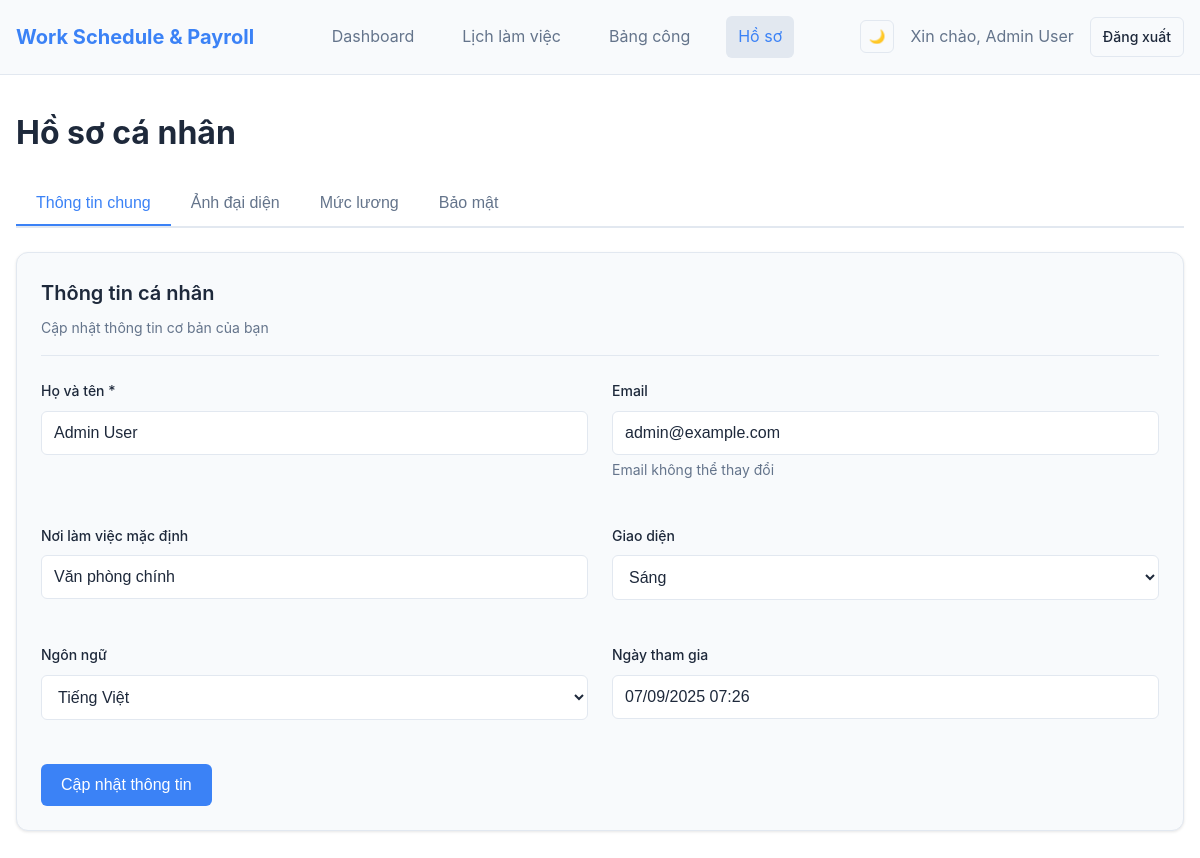
The app's page /profile.php (signed in) with its own data.
### tables this page shows
CREATE TABLE users (
    id INT AUTO_INCREMENT PRIMARY KEY,
    name VARCHAR(100) NOT NULL,
    email VARCHAR(255) NOT NULL UNIQUE,
    password_hash VARCHAR(255) NOT NULL,
    hourly_rate DECIMAL(12,2) DEFAULT 0.00,
    workplace_default VARCHAR(255) DEFAULT '',
    theme ENUM('light', 'dark') DEFAULT 'light',
    locale VARCHAR(10) DEFAULT 'vi-VN',
    role ENUM('user', 'admin') DEFAULT 'user',
    avatar VARCHAR(255) DEFAULT NULL,
    created_at TIMESTAMP DEFAULT CURRENT_TIMESTAMP,
    updated_at TIMESTAMP DEFAULT CURRENT_TIMESTAMP ON UPDATE CURRENT_TIMESTAMP,
    INDEX idx_email (email),
    INDEX idx_created_at (created_at)
);

### public_html/config/auth_middleware.php (called while the page is built, shortened)
<?php
function getCurrentUser() {
    try {
        $pdo = getDB();
        $stmt = $pdo->prepare("SELECT * FROM users WHERE id = ?");
        $stmt->execute([getCurrentUserId()]);
        return $stmt->fetch();
    } catch (Exception $e) {
        error_log("Error getting current user: " . $e->getMessage());
        return null;
    }
}
?>

### public_html/config/db.php (called while the page is built, shortened)
<?php
function getCurrentUserId() {
    return $_SESSION['user_id'] ?? null;
}
?>

### public_html/profile.php (the view, shortened to what this page needs)
<?php
require_once 'config/db.php';
require_once 'config/auth_middleware.php';
$user = getCurrentUser();
?>
<!DOCTYPE html>
<html lang="vi">
<head>
    <link rel="stylesheet" href="assets/css/style.css">
</head>
<body data-theme="<?= htmlspecialchars($user['theme']) ?>">
    <header class="header">
        <div class="container">
            <div class="header-content">
                <a href="dashboard.php" class="logo"><?= APP_NAME ?></a>
                <nav class="nav">
                    <a href="dashboard.php">Dashboard</a>
                    <a href="schedule.php">Lịch làm việc</a>
                    <a href="timesheet.php">Bảng công</a>
                    <a href="profile.php" class="active">Hồ sơ</a>
                </nav>
                <div class="user-menu">
                    <button class="theme-toggle" title="Chuyển đổi theme">🌙</button>
                    <span class="text-secondary">Xin chào, <?= htmlspecialchars($user['name']) ?></span>
                    <a href="api/auth.php?action=logout" class="btn btn-outline btn-sm">Đăng xuất</a>
                </div>
            </div>
        </div>
    </header>
    <main class="main-content">
        <div class="container">
            <h1 class="text-3xl font-bold mb-6">Hồ sơ cá nhân</h1>
            <div class="tabs">
                <button class="tab active" onclick="showTab('general')">Thông tin chung</button>
                <button class="tab" onclick="showTab('avatar')">Ảnh đại diện</button>
                <button class="tab" onclick="showTab('salary')">Mức lương</button>
                <button class="tab" onclick="showTab('security')">Bảo mật</button>
            </div>
            <div id="general-tab" class="tab-content active">
                <div class="card">
                    <div class="card-header">
                        <h2 class="card-title">Thông tin cá nhân</h2>
                        <p class="card-subtitle">Cập nhật thông tin cơ bản của bạn</p>
                    </div>
                    <form method="POST" data-validate>
                        <div class="grid grid-cols-2 gap-6">
                            <div class="form-group">
                                <label for="name" class="form-label">Họ và tên *</label>
                                <input type="text"
                                       id="name"
                                       name="name"
                                       class="form-input"
                                       value="<?= htmlspecialchars($user['name']) ?>"
                                       required>
                            </div>
                            <div class="form-group">
                                <label for="email" class="form-label">Email</label>
                                <input type="email"
                                       id="email"
                                       class="form-input"
                                       value="<?= htmlspecialchars($user['email']) ?>"
                                       disabled>
                                <div class="form-help">Email không thể thay đổi</div>
                            </div>
                            <div class="form-group">
                                <label for="workplace-default" class="form-label">Nơi làm việc mặc định</label>
                                <input type="text"
                                       id="workplace-default"
                                       name="workplace_default"
                                       class="form-input"
                                       value="<?= htmlspecialchars($user['workplace_default']) ?>"
                                       placeholder="Ví dụ: Văn phòng chính, Chi nhánh 1...">
                            </div>
                            <div class="form-group">
                                <label for="theme" class="form-label">Giao diện</label>
                                <select id="theme" name="theme" class="form-select">
                                    <option value="light" <?= $user['theme'] === 'light' ? 'selected' : '' ?>>Sáng</option>
                                </select>
                            </div>
                            <div class="form-group">
                                <label for="locale" class="form-label">Ngôn ngữ</label>
                                <select id="locale" name="locale" class="form-select">
                                    <option value="vi-VN" <?= $user['locale'] === 'vi-VN' ? 'selected' : '' ?>>Tiếng Việt</option>
                                </select>
                            </div>
                            <div class="form-group">
                                <label class="form-label">Ngày tham gia</label>
                                <input type="text"
                                       class="form-input"
                                       value="<?= date('d/m/Y H:i', strtotime($user['created_at'])) ?>"
                                       disabled>
                            </div>
                        </div>
                        <div class="flex justify-end mt-6">
                            <button type="submit" class="btn btn-primary">
                                Cập nhật thông tin
                            </button>
                        </div>
                    </form>
                </div>
            </div>
        </div>
    </main>
</body>
</html>

### public_html/assets/css/style.css (style rules this page uses)
:root { --primary-color: #3b82f6; --primary-dark: #2563eb; --secondary-color: #64748b; --success-color: #10b981; --warning-color: #f59e0b; --error-color: #ef4444; --background-color: #ffffff; --surface-color: #f8fafc; --text-primary: #1e293b; --text-secondary: #64748b; --border-color: #e2e8f0; --shadow: 0 1px 3px 0 rgba(0, 0, 0, 0.1); --shadow-lg: 0 10px 15px -3px rgba(0, 0, 0, 0.1); --font-family: -apple-system, BlinkMacSystemFont, 'Segoe UI', Roboto, sans-serif; --font-size-sm: 0.875rem; --font-size-base: 1rem; --font-size-lg: 1.125rem; --font-size-xl: 1.25rem; --font-size-2xl: 1.5rem; --font-size-3xl: 1.875rem; --spacing-1: 0.25rem; --spacing-2: 0.5rem; --spacing-3: 0.75rem; --spacing-4: 1rem; --spacing-5: 1.25rem; --spacing-6: 1.5rem; --spacing-8: 2rem; --spacing-12: 3rem; --radius-sm: 0.25rem; --radius: 0.375rem; --radius-md: 0.5rem; --radius-lg: 0.75rem; --radius-xl: 1rem; }
* { margin: 0; padding: 0; box-sizing: border-box; }
body { font-family: var(--font-family); font-size: var(--font-size-base); line-height: 1.6; color: var(--text-primary); background-color: var(--background-color); transition: background-color 0.3s ease, color 0.3s ease; }
.container { max-width: 1200px; margin: 0 auto; padding: 0 var(--spacing-4); }
.header { background-color: var(--surface-color); border-bottom: 1px solid var(--border-color); padding: var(--spacing-4) 0; position: sticky; top: 0; z-index: 100; }
.header-content { display: flex; justify-content: space-between; align-items: center; }
.logo { font-size: var(--font-size-xl); font-weight: 700; color: var(--primary-color); text-decoration: none; }
.nav { display: flex; list-style: none; gap: var(--spacing-6); }
.nav a { color: var(--text-secondary); text-decoration: none; padding: var(--spacing-2) var(--spacing-3); border-radius: var(--radius); transition: all 0.3s ease; }
.nav a:hover, .nav a.active { color: var(--primary-color); background-color: var(--border-color); }
.user-menu { display: flex; align-items: center; gap: var(--spacing-4); }
.theme-toggle { background: none; border: 1px solid var(--border-color); border-radius: var(--radius); padding: var(--spacing-2); cursor: pointer; color: var(--text-secondary); transition: all 0.3s ease; }
.main-content { padding: var(--spacing-8) 0; min-height: calc(100vh - 200px); }
.card { background-color: var(--surface-color); border: 1px solid var(--border-color); border-radius: var(--radius-lg); padding: var(--spacing-6); box-shadow: var(--shadow); transition: all 0.3s ease; }
.card-header { border-bottom: 1px solid var(--border-color); padding-bottom: var(--spacing-4); margin-bottom: var(--spacing-6); }
.card-title { font-size: var(--font-size-xl); font-weight: 600; color: var(--text-primary); margin-bottom: var(--spacing-2); }
.card-subtitle { color: var(--text-secondary); font-size: var(--font-size-sm); }
.form-group { margin-bottom: var(--spacing-5); }
.form-label { display: block; font-weight: 500; margin-bottom: var(--spacing-2); color: var(--text-primary); font-size: var(--font-size-sm); }
.form-input, .form-select, .form-textarea { width: 100%; padding: var(--spacing-3); border: 1px solid var(--border-color); border-radius: var(--radius); font-size: var(--font-size-base); background-color: var(--background-color); color: var(--text-primary); transition: all 0.3s ease; }
.form-help { color: var(--text-secondary); font-size: var(--font-size-sm); margin-top: var(--spacing-1); }
.btn { display: inline-flex; align-items: center; justify-content: center; padding: var(--spacing-3) var(--spacing-5); border: none; border-radius: var(--radius); font-size: var(--font-size-base); font-weight: 500; text-decoration: none; cursor: pointer; transition: all 0.3s ease; gap: var(--spacing-2); }
.btn-primary { background-color: var(--primary-color); color: white; }
.btn-outline { background-color: transparent; border: 1px solid var(--border-color); color: var(--text-primary); }
.btn-sm { padding: var(--spacing-2) var(--spacing-3); font-size: var(--font-size-sm); }
.grid { display: grid; gap: var(--spacing-6); }
.grid-cols-2 { grid-template-columns: repeat(2, 1fr); }
.flex { display: flex; }
.gap-6 { gap: var(--spacing-6); }
.font-bold { font-weight: 700; }
.text-secondary { color: var(--text-secondary); }
.mb-6 { margin-bottom: var(--spacing-6); }
.mt-6 { margin-top: var(--spacing-6); }

### records on screen
users: name "Admin User", email "admin@example.com", workplace_default "Văn phòng chính", theme "Sáng", locale "Tiếng Việt", created_at "07/09/2025 07:26"

### other values on screen
APP_NAME "Work Schedule & Payroll"
